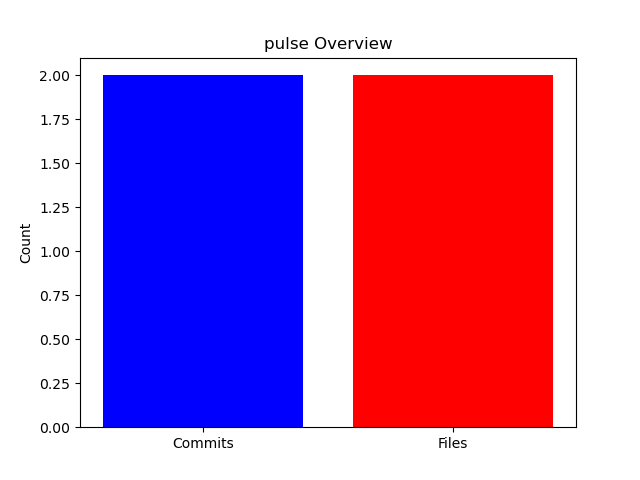

The Python source for this figure:
import matplotlib.pyplot as plt

lines = open("pulse.txt").read().splitlines()
labels = ["Commits", "Files"]
values = [int(lines[0]), int(lines[2])]

plt.bar(labels, values, color=["blue","red"])
plt.title("pulse Overview")
plt.ylabel("Count")
plt.savefig("pulse_chart.png")
print("pulse_chart.png saved")